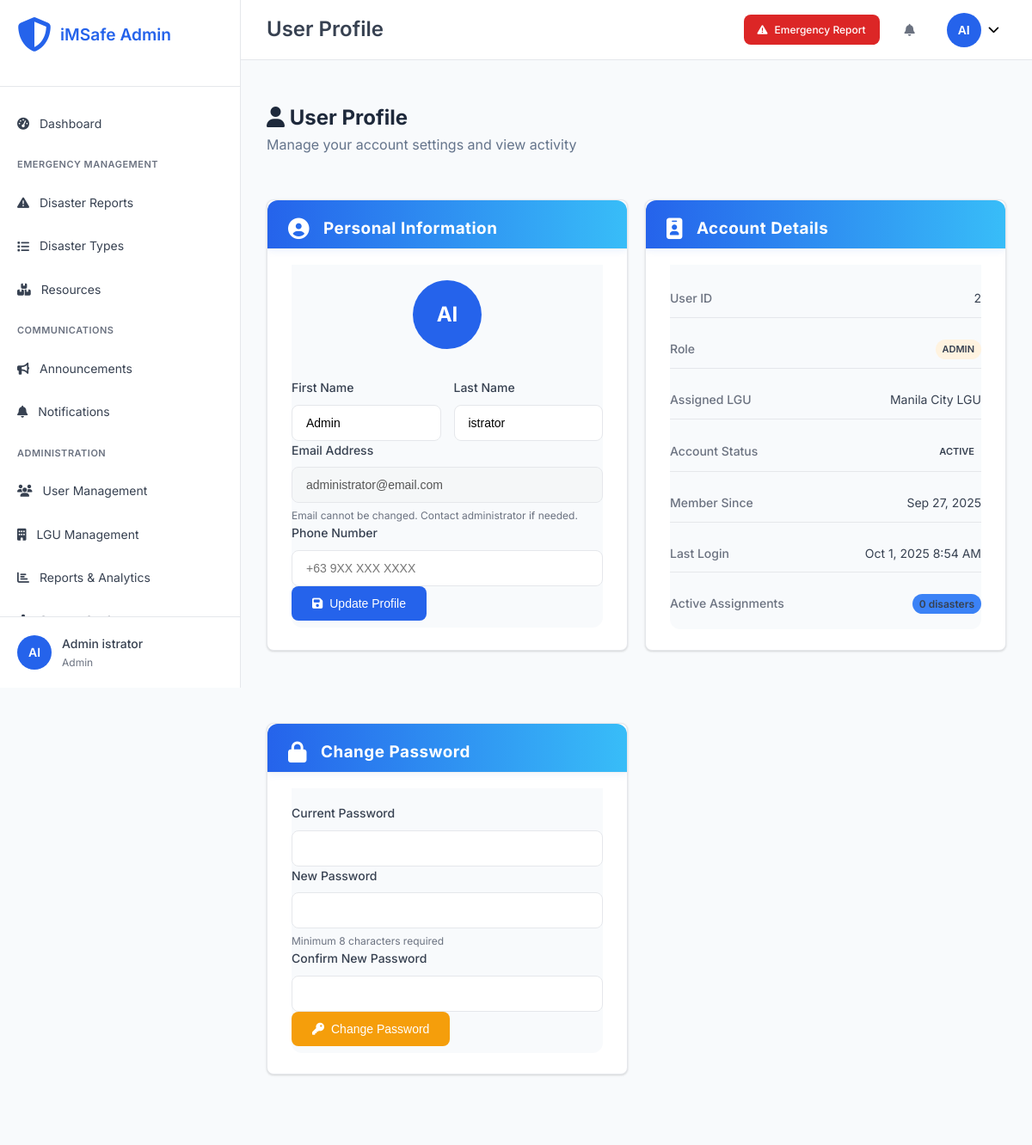
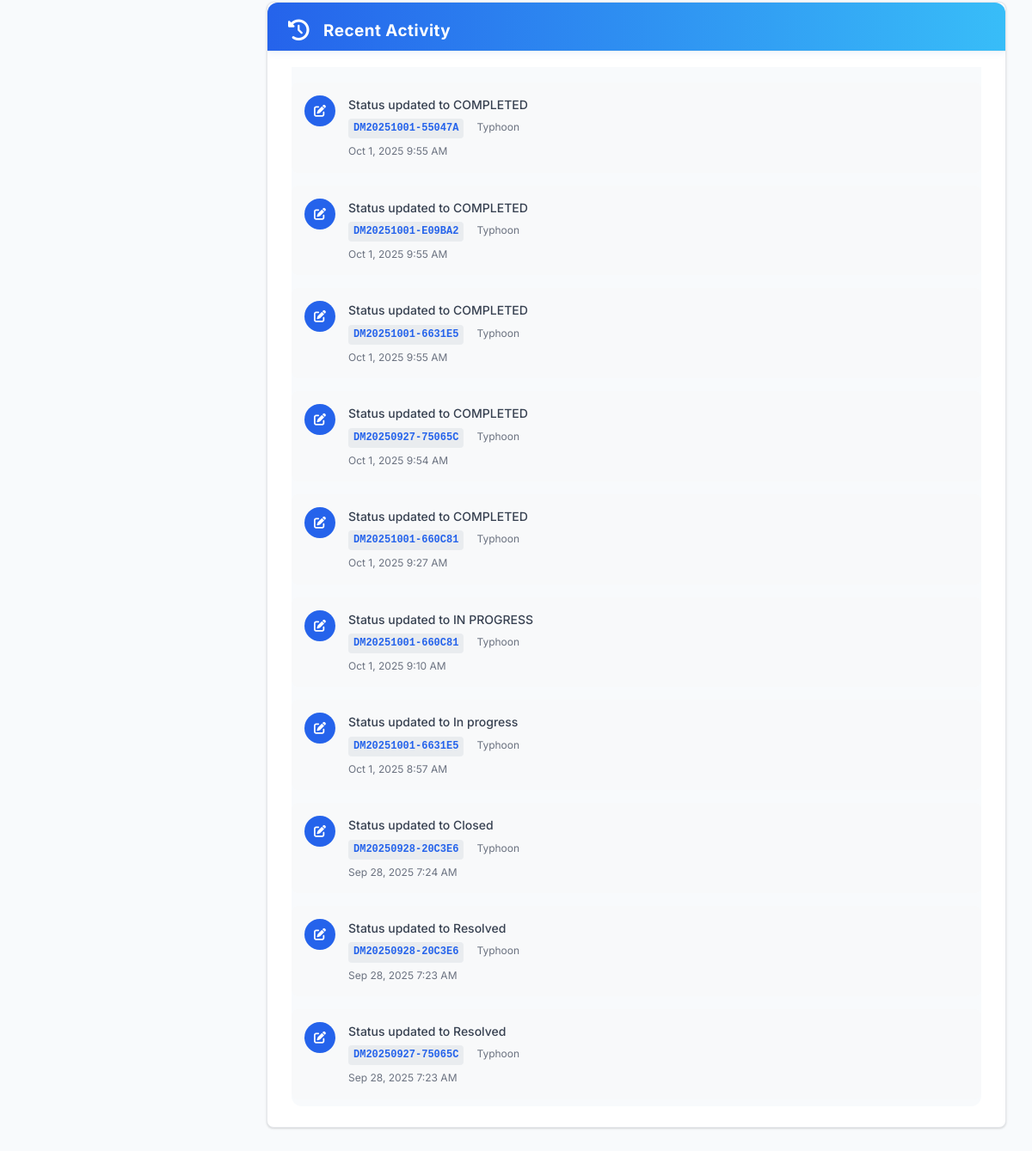
The page /admin/profile.php (signed in) on the database as committed earlier (2 pictures, top to bottom).
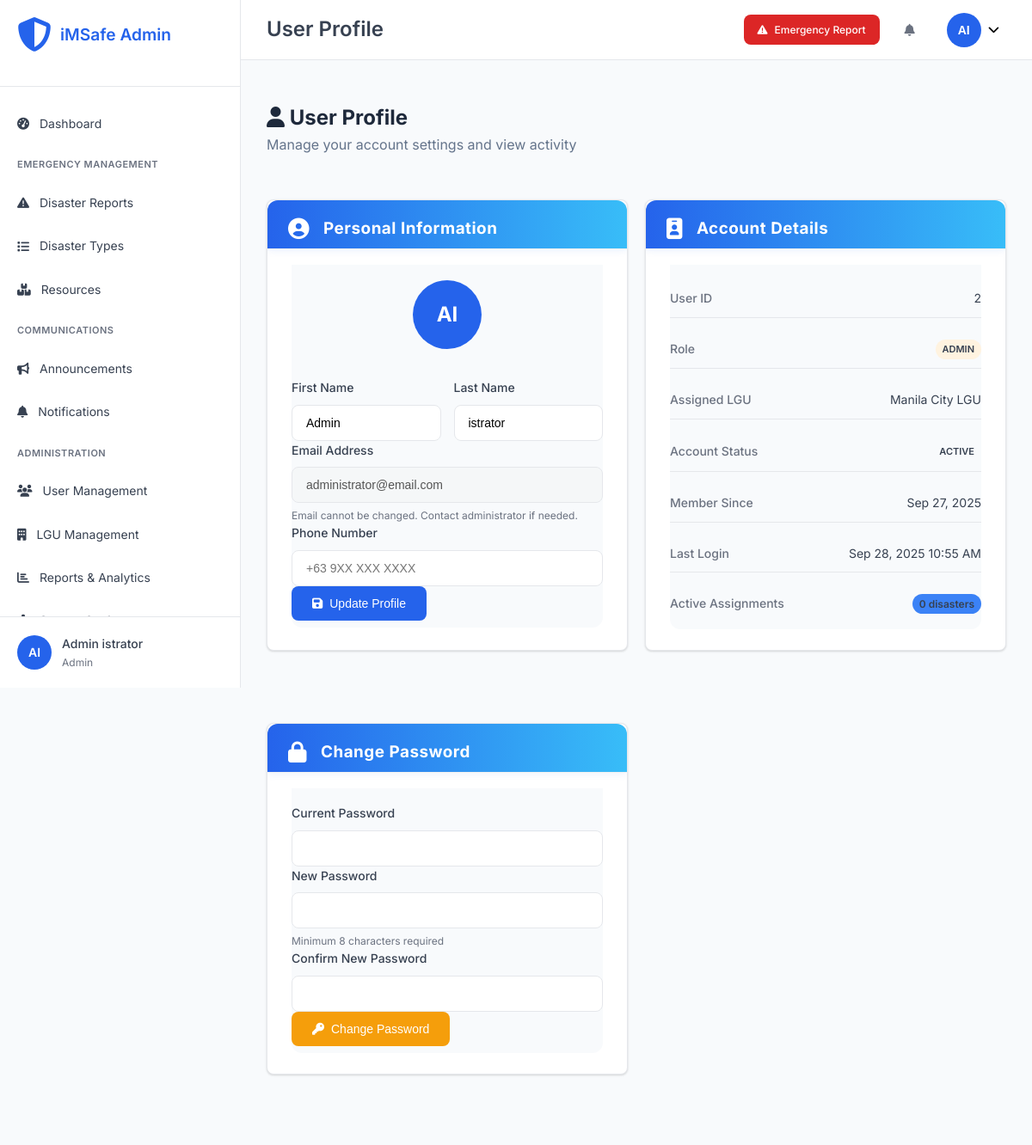
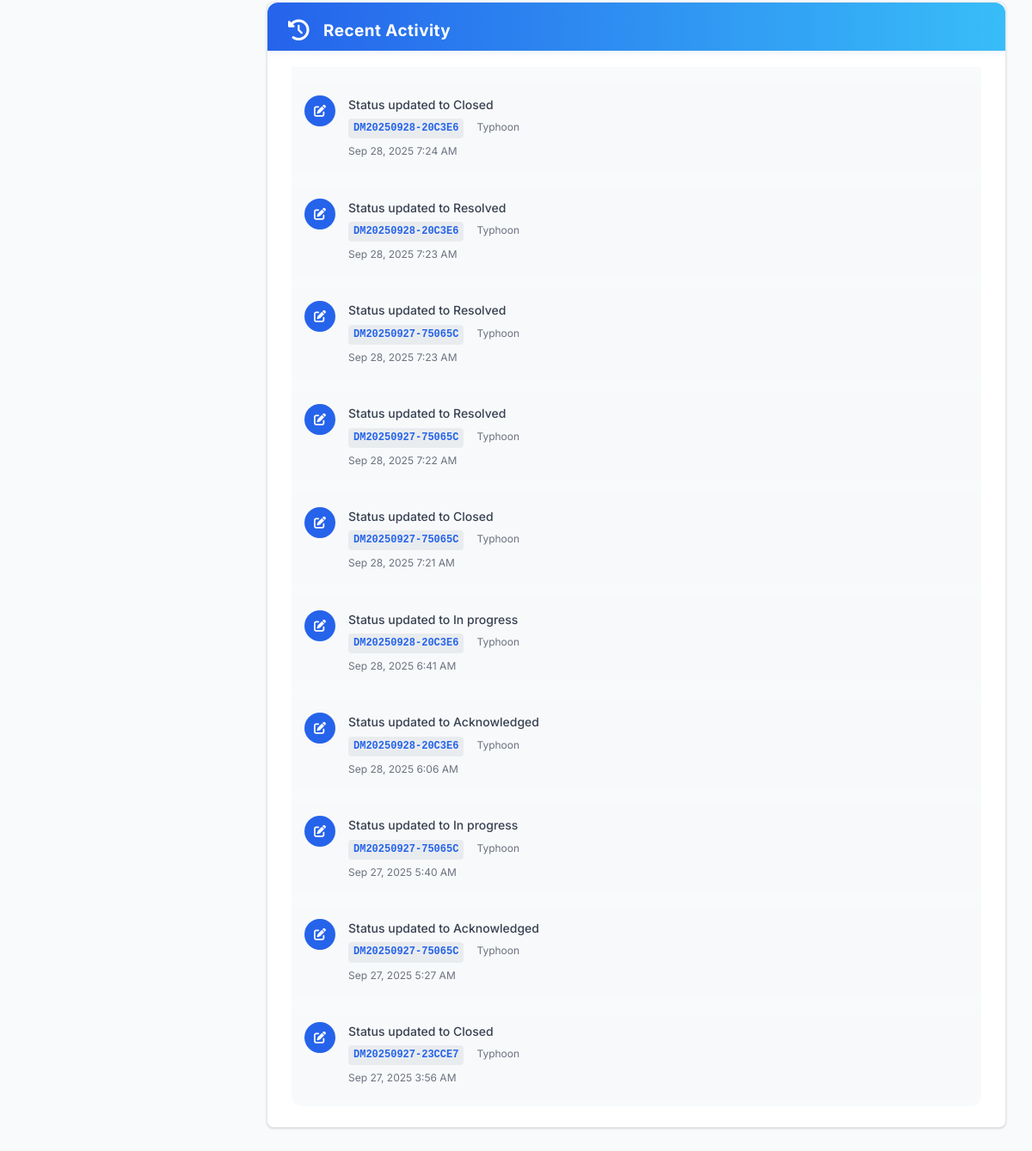
The same page on the database as committed later (2 pictures, top to bottom).
### tables this page shows
CREATE TABLE `users` (
  `user_id` int(11) NOT NULL,
  `username` varchar(50) NOT NULL,
  `email` varchar(100) NOT NULL,
  `password_hash` varchar(255) NOT NULL,
  `first_name` varchar(50) NOT NULL,
  `last_name` varchar(50) NOT NULL,
  `role` enum('admin','reporter') NOT NULL DEFAULT 'reporter',
  `lgu_assigned` varchar(100) DEFAULT NULL,
  `lgu_id` int(11) DEFAULT NULL,
  `phone` varchar(20) DEFAULT NULL,
  `is_active` tinyint(1) DEFAULT 1,
  `email_verified` tinyint(1) DEFAULT 0,
  `created_at` timestamp NOT NULL DEFAULT current_timestamp(),
  `updated_at` timestamp NOT NULL DEFAULT current_timestamp() ON UPDATE current_timestamp(),
  `last_login` timestamp NULL DEFAULT NULL
);

CREATE TABLE `disaster_updates` (
  `update_id` int(11) NOT NULL,
  `disaster_id` int(11) NOT NULL,
  `user_id` int(11) DEFAULT NULL,
  `update_type` enum('status_change','progress','escalation','resolution','general') DEFAULT 'general',
  `title` varchar(200) DEFAULT NULL,
  `description` text DEFAULT NULL,
  `status_from` enum('pending','assigned','acknowledged','in_progress','resolved','closed','escalated') DEFAULT NULL,
  `status_to` enum('pending','assigned','acknowledged','in_progress','resolved','closed','escalated') DEFAULT NULL,
  `is_public` tinyint(1) DEFAULT 0,
  `attachments` longtext DEFAULT NULL CHECK (json_valid(`attachments`)),
  `created_at` timestamp NOT NULL DEFAULT current_timestamp()
);

CREATE TABLE `disasters` (
  `disaster_id` int(11) NOT NULL,
  `tracking_id` varchar(20) NOT NULL,
  `disaster_name` varchar(200) NOT NULL,
  `type_id` int(11) NOT NULL,
  `severity_level` varchar(20) NOT NULL,
  `severity_display` varchar(100) DEFAULT NULL,
  `severity_score` decimal(3,2) DEFAULT 1.00,
  `address` text NOT NULL,
  `purok` varchar(100) DEFAULT NULL,
  `house_no` varchar(50) DEFAULT NULL,
  `city` varchar(100) DEFAULT NULL,
  `province` varchar(100) DEFAULT 'Philippines',
  `state` varchar(100) DEFAULT 'Philippines',
  `latitude` decimal(10,8) DEFAULT NULL,
  `longitude` decimal(11,8) DEFAULT NULL,
  `landmark` varchar(200) DEFAULT NULL,
  `reporter_name` varchar(100) DEFAULT NULL,
  `reporter_phone` varchar(20) NOT NULL,
  `alternate_contact` varchar(20) DEFAULT NULL,
  `description` text NOT NULL,
  `immediate_needs` longtext DEFAULT NULL CHECK (json_valid(`immediate_needs`)),
  `current_situation` text DEFAULT NULL,
  `image_path` varchar(255) DEFAULT NULL,
  `status` enum('pending','assigned','acknowledged','in_progress','resolved','closed','escalated') DEFAULT 'pending',
  `assigned_lgu_id` int(11) DEFAULT NULL,
  `assigned_user_id` int(11) DEFAULT NULL,
  `priority` enum('low','medium','high','critical') DEFAULT 'medium',
  `reported_at` timestamp NOT NULL DEFAULT current_timestamp(),
  `acknowledged_at` timestamp NULL DEFAULT NULL,
  `resolved_at` timestamp NULL DEFAULT NULL,
  `escalation_deadline` timestamp NULL DEFAULT NULL,
  `is_anonymous` tinyint(1) DEFAULT 0,
  `is_verified` tinyint(1) DEFAULT 0,
  `source` enum('web_form','mobile_app','hotline','social_media','official') DEFAULT 'web_form',
  `created_at` timestamp NOT NULL DEFAULT current_timestamp(),
  `updated_at` timestamp NOT NULL DEFAULT current_timestamp() ON UPDATE current_timestamp()
);

CREATE TABLE `disaster_types` (
  `type_id` int(11) NOT NULL,
  `type_name` varchar(100) NOT NULL,
  `description` text DEFAULT NULL,
  `category` enum('natural','man-made','technological','biological') DEFAULT 'natural',
  `severity_weight` decimal(3,2) DEFAULT 1.00,
  `is_active` tinyint(1) DEFAULT 1,
  `created_at` timestamp NOT NULL DEFAULT current_timestamp(),
  `updated_at` timestamp NOT NULL DEFAULT current_timestamp() ON UPDATE current_timestamp()
);

CREATE TABLE `lgus` (
  `lgu_id` int(11) NOT NULL,
  `lgu_name` varchar(100) NOT NULL,
  `lgu_type` enum('city','municipality','province','barangay') NOT NULL,
  `region` varchar(50) DEFAULT NULL,
  `province` varchar(50) DEFAULT NULL,
  `city_municipality` varchar(50) DEFAULT NULL,
  `barangay` varchar(50) DEFAULT NULL,
  `contact_person` varchar(100) DEFAULT NULL,
  `contact_phone` varchar(20) DEFAULT NULL,
  `contact_email` varchar(100) DEFAULT NULL,
  `office_address` text DEFAULT NULL,
  `response_time_hours` int(11) DEFAULT 24,
  `is_active` tinyint(1) DEFAULT 1,
  `created_at` timestamp NOT NULL DEFAULT current_timestamp(),
  `updated_at` timestamp NOT NULL DEFAULT current_timestamp() ON UPDATE current_timestamp()
);

### admin/profile.php (the view, shortened to what the changed rows need)
<?php
require_once '../config/database.php';
try {
    $stmt = $pdo->prepare("
        SELECT u.*, l.lgu_name,
               COUNT(d.disaster_id) as assigned_disasters
        FROM users u
        LEFT JOIN lgus l ON u.lgu_id = l.lgu_id
        LEFT JOIN disasters d ON u.user_id = d.assigned_user_id AND d.status NOT IN ('resolved', 'closed')
        WHERE u.user_id = ?
        GROUP BY u.user_id
    ");
    $stmt->execute([$_SESSION['user_id']]);
    $user = $stmt->fetch();
    $activity_stmt = $pdo->prepare("
        SELECT du.*, d.tracking_id, dt.type_name
        FROM disaster_updates du
        JOIN disasters d ON du.disaster_id = d.disaster_id
        JOIN disaster_types dt ON d.type_id = dt.type_id
        WHERE du.user_id = ?
        ORDER BY du.created_at DESC
        LIMIT 10
    ");
    $activity_stmt->execute([$_SESSION['user_id']]);
    $recent_activity = $activity_stmt->fetchAll();
} catch (Exception $e) {
    error_log("Profile fetch error: " . $e->getMessage());
    header('Location: dashboard.php');
    exit;
}
include 'includes/header.php';
?>
<div class="page-header">
    <div class="page-title">
        <h2><i class="fas fa-user"></i> User Profile</h2>
    </div>
</div>
<div class="profile-grid">
    <div class="dashboard-card">
        <div class="card-content">
            <form method="POST" class="profile-form">
                <div class="form-row">
                    <div class="form-group">
                        <label for="first_name">First Name</label>
                        <input type="text" name="first_name" id="first_name"
                               value="<?php echo htmlspecialchars($user['first_name']); ?>" required>
                    </div>
                    <div class="form-group">
                        <label for="last_name">Last Name</label>
                        <input type="text" name="last_name" id="last_name"
                               value="<?php echo htmlspecialchars($user['last_name']); ?>" required>
                    </div>
                </div>
                <div class="form-group">
                    <label for="email">Email Address</label>
                    <input type="email" name="email" id="email"
                           value="<?php echo htmlspecialchars($user['email']); ?>" disabled>
                    <small class="form-help">Email cannot be changed. Contact administrator if needed.</small>
                </div>
            </form>
        </div>
    </div>
    <div class="dashboard-card">
        <div class="card-content">
            <div class="detail-list">
                <div class="detail-item">
                    <label>User ID</label>
                    <span><?php echo $user['user_id']; ?></span>
                </div>
                <div class="detail-item">
                    <label>Role</label>
                    <span class="role-badge role-<?php echo $user['role']; ?>">
                        <?php echo ucfirst(str_replace('_', ' ', $user['role'])); ?>
                    </span>
                </div>
                <div class="detail-item">
                    <label>Assigned LGU</label>
                    <span><?php echo $user['lgu_name'] ?: 'Not assigned'; ?></span>
                </div>
                <div class="detail-item">
                    <label>Member Since</label>
                    <span><?php echo date('M j, Y', strtotime($user['created_at'])); ?></span>
                </div>
                <div class="detail-item">
                    <label>Last Login</label>
                    <span>
                        <?php if ($user['last_login']): ?>
                            <?php echo date('M j, Y g:i A', strtotime($user['last_login'])); ?>
                        <?php else: ?>
                            Never
                        <?php endif; ?>
                    </span>
                </div>
            </div>
        </div>
    </div>
    <div class="dashboard-card activity-card">
        <div class="card-content">
            <?php if (empty($recent_activity)): ?>
                <div class="empty-state">
                    <i class="fas fa-history"></i>
                    <p>No recent activity</p>
                </div>
            <?php else: ?>
                <div class="activity-list">
                    <?php foreach ($recent_activity as $activity): ?>
                        <div class="activity-item">
                            <div class="activity-icon">
                                <i class="fas fa-<?php echo getActivityIcon($activity['update_type']); ?>"></i>
                            </div>
                            <div class="activity-content">
                                <div class="activity-title"><?php echo htmlspecialchars($activity['title']); ?></div>
                                <div class="activity-details">
                                    <span class="tracking-id"><?php echo htmlspecialchars($activity['tracking_id']); ?></span>
                                    <span class="disaster-type"><?php echo htmlspecialchars($activity['type_name']); ?></span>
                                </div>
                                <div class="activity-time"><?php echo date('M j, Y g:i A', strtotime($activity['created_at'])); ?></div>
                            </div>
                        </div>
                    <?php endforeach; ?>
                </div>
            <?php endif; ?>
        </div>
    </div>
</div>
<?php
function getActivityIcon($type) {
    switch ($type) {
        case 'status_change': return 'edit';
    }
}
?>
<?php include 'includes/footer.php'; ?>

Rows that differ between the two databases and show on the page:
removed disaster_updates: title "Status updated to COMPLETED", disaster.tracking_id "DM20251001-55047A", disaster_types.type_name "Typhoon", created_at "Oct 1, 2025 9:55 AM"
removed disaster_updates: title "Status updated to COMPLETED", disaster.tracking_id "DM20251001-E09BA2", disaster_types.type_name "Typhoon", created_at "Oct 1, 2025 9:55 AM"
removed disaster_updates: title "Status updated to COMPLETED", disaster.tracking_id "DM20251001-6631E5", disaster_types.type_name "Typhoon", created_at "Oct 1, 2025 9:55 AM"
removed disaster_updates: title "Status updated to COMPLETED", disaster.tracking_id "DM20250927-75065C", disaster_types.type_name "Typhoon", created_at "Oct 1, 2025 9:54 AM"
removed disaster_updates: title "Status updated to COMPLETED", disaster.tracking_id "DM20251001-660C81", disaster_types.type_name "Typhoon", created_at "Oct 1, 2025 9:27 AM"
removed disaster_updates: title "Status updated to IN PROGRESS", disaster.tracking_id "DM20251001-660C81", disaster_types.type_name "Typhoon", created_at "Oct 1, 2025 9:10 AM"
removed disaster_updates: title "Status updated to In progress", disaster.tracking_id "DM20251001-6631E5", disaster_types.type_name "Typhoon", created_at "Oct 1, 2025 8:57 AM"
changed users "ADMIN": last_login "Oct 1, 2025 8:54 AM" → "Sep 28, 2025 10:55 AM"
now on this page (row unchanged): disaster_updates: title "Status updated to Resolved", disaster.tracking_id "DM20250927-75065C", disaster_types.type_name "Typhoon", created_at "Sep 28, 2025 7:22 AM"
now on this page (row unchanged): disaster_updates: title "Status updated to Closed", disaster.tracking_id "DM20250927-75065C", disaster_types.type_name "Typhoon", created_at "Sep 28, 2025 7:21 AM"
now on this page (row unchanged): disaster_updates: title "Status updated to In progress", disaster.tracking_id "DM20250928-20C3E6", disaster_types.type_name "Typhoon", created_at "Sep 28, 2025 6:41 AM"
now on this page (row unchanged): disaster_updates: title "Status updated to Acknowledged", disaster.tracking_id "DM20250928-20C3E6", disaster_types.type_name "Typhoon", created_at "Sep 28, 2025 6:06 AM"
now on this page (row unchanged): disaster_updates: title "Status updated to In progress", disaster.tracking_id "DM20250927-75065C", disaster_types.type_name "Typhoon", created_at "Sep 27, 2025 5:40 AM"
now on this page (row unchanged): disaster_updates: title "Status updated to Acknowledged", disaster.tracking_id "DM20250927-75065C", disaster_types.type_name "Typhoon", created_at "Sep 27, 2025 5:27 AM"
now on this page (row unchanged): disaster_updates: title "Status updated to Closed", disaster.tracking_id "DM20250927-23CCE7", disaster_types.type_name "Typhoon", created_at "Sep 27, 2025 3:56 AM"
